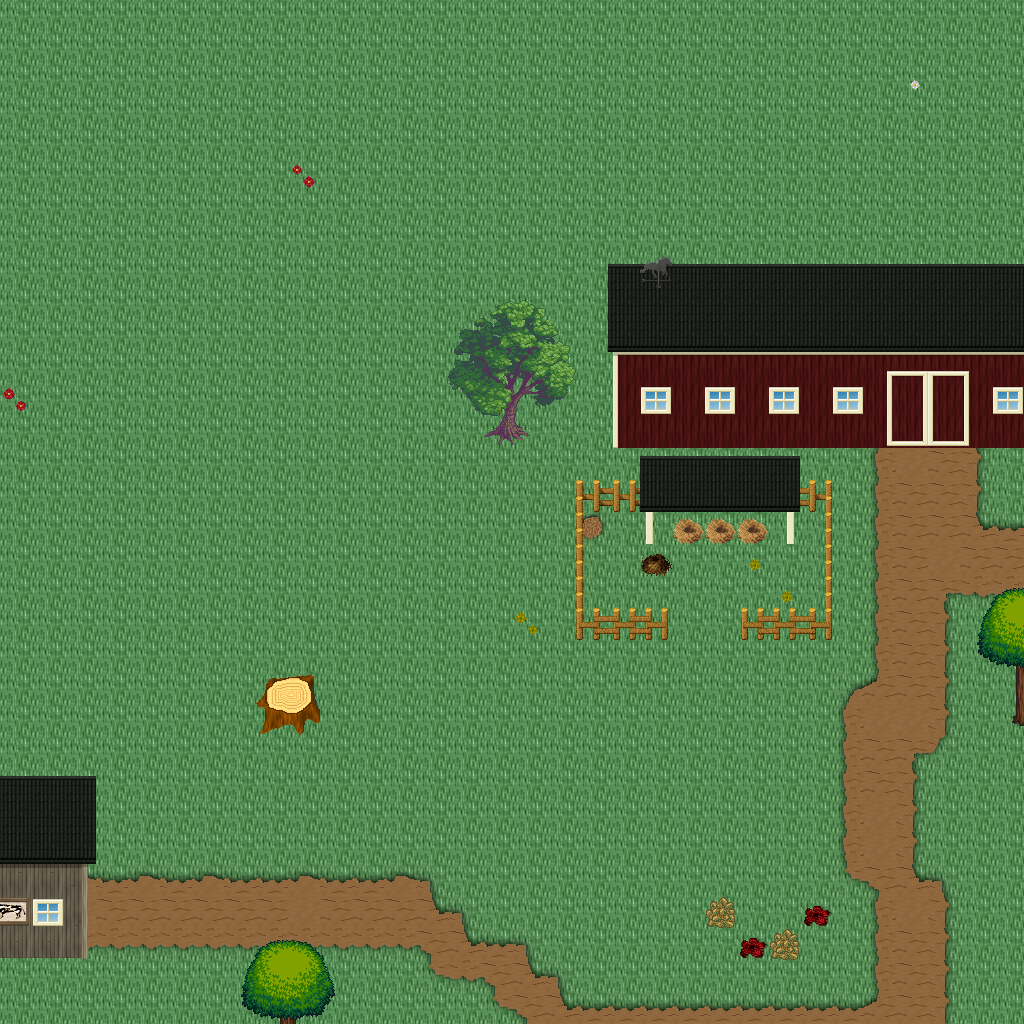

A level layout from a 2D game, rendered from its tile map. Below: a short description, then the map file with tile-grid data replaced by summaries:
An orthogonal 32x32 tile map with 32x32 px tiles, 5 tile layers (Ground, Objects, Objects2, Above, ...), 1 hidden layer not drawn, 49 tilesets.

<map version="1.10" tiledversion="1.11.0" orientation="orthogonal" renderorder="right-down" width="32" height="32" tilewidth="32" tileheight="32" infinite="0" nextlayerid="11" nextobjectid="1">
 <tileset firstgid="1" name="ground_ground" tilewidth="32" tileheight="32" tilecount="33" columns="3">
  <image source="../drawable/ground_ground.png" width="96" height="352" />
 </tileset>
 <tileset firstgid="34" name="building_wall_old_wood" tilewidth="32" tileheight="32" tilecount="9" columns="3">
  <image source="../drawable/building_wall_old_wood.png" width="96" height="96" />
 </tileset>
 <tileset firstgid="43" name="building_fence_fence_wooden" tilewidth="32" tileheight="32" tilecount="12" columns="3">
  <image source="../drawable/building_fence_fence_wooden.png" width="96" height="128" />
 </tileset>
 <tileset firstgid="55" name="building_fence_fence_chunky" tilewidth="32" tileheight="32" tilecount="21" columns="3">
  <image source="../drawable/building_fence_fence_chunky.png" width="96" height="224" />
 </tileset>
 <tileset firstgid="76" name="plant_stump_stump_brown" tilewidth="32" tileheight="32" tilecount="4" columns="2">
  <image source="../drawable/plant_stump_stump_brown.png" width="64" height="64" />
 </tileset>
 <tileset firstgid="80" name="ground_earth_edges" tilewidth="32" tileheight="32" tilecount="18" columns="6">
  <image source="../drawable/ground_earth_edges.png" width="192" height="96" />
 </tileset>
 <tileset firstgid="98" name="ground_grass_corners" tilewidth="32" tileheight="32" tilecount="24" columns="6">
  <image source="../drawable/ground_grass_corners.png" width="192" height="128" />
 </tileset>
 <tileset firstgid="122" name="ground_grass_edges" tilewidth="32" tileheight="32" tilecount="36" columns="12">
  <image source="../drawable/ground_grass_edges.png" width="384" height="96" />
 </tileset>
 <tileset firstgid="158" name="plant_tree_apple_tree" tilewidth="32" tileheight="32" tilecount="9" columns="3">
  <image source="../drawable/plant_tree_apple_tree.png" width="96" height="96" />
 </tileset>
 <tileset firstgid="167" name="plant_tree_chestnut_tree" tilewidth="32" tileheight="32" tilecount="20" columns="4">
  <image source="../drawable/plant_tree_chestnut_tree.png" width="128" height="160" />
 </tileset>
 <tileset firstgid="187" name="plant_tree_crack_willow" tilewidth="32" tileheight="32" tilecount="20" columns="4">
  <image source="../drawable/plant_tree_crack_willow.png" width="128" height="160" />
 </tileset>
 <tileset firstgid="207" name="furniture_chair_bench_iron" tilewidth="32" tileheight="32" tilecount="4" columns="2">
  <image source="../drawable/furniture_chair_bench_iron.png" width="64" height="64" />
 </tileset>
 <tileset firstgid="211" name="furniture_chair_bench_iron_reverse" tilewidth="32" tileheight="32" tilecount="4" columns="2">
  <image source="../drawable/furniture_chair_bench_iron_reverse.png" width="64" height="64" />
 </tileset>
 <tileset firstgid="215" name="object_hay_cart" tilewidth="32" tileheight="32" tilecount="1" columns="1">
  <image source="../drawable/object_hay_cart.png" width="32" height="32" />
 </tileset>
 <tileset firstgid="216" name="building_wall_walls_siding" tilewidth="32" tileheight="32" tilecount="16" columns="4">
  <image source="../drawable/building_wall_walls_siding.png" width="128" height="128" />
 </tileset>
 <tileset firstgid="232" name="building_roof_brown" tilewidth="32" tileheight="32" tilecount="20" columns="5">
  <image source="../drawable/building_roof_brown.png" width="160" height="128" />
 </tileset>
 <tileset firstgid="252" name="building_door_door" tilewidth="32" tileheight="32" tilecount="6" columns="3">
  <image source="../drawable/building_door_door.png" width="96" height="64" />
 </tileset>
 <tileset firstgid="258" name="item_tools" tilewidth="32" tileheight="32" tilecount="9" columns="3">
  <image source="../drawable/item_tools.png" width="96" height="96" />
 </tileset>
 <tileset firstgid="267" name="ground_cobbled_paving" tilewidth="32" tileheight="32" tilecount="1" columns="1">
  <image source="../drawable/ground_cobbled_paving.png" width="32" height="32" />
 </tileset>
 <tileset firstgid="268" name="item_bazaar_produce" tilewidth="32" tileheight="32" tilecount="4" columns="2">
  <image source="../drawable/item_bazaar_produce.png" width="64" height="64" />
 </tileset>
 <tileset firstgid="272" name="item_sacks" tilewidth="32" tileheight="32" tilecount="2" columns="2">
  <image source="../drawable/item_sacks.png" width="64" height="32" />
 </tileset>
 <tileset firstgid="274" name="building_barnyard" tilewidth="32" tileheight="32" tilecount="200" columns="8">
  <image source="../drawable/building_barnyard.png" width="256" height="800" />
 </tileset>
 <tileset firstgid="474" name="plant_flower_planted_containers" tilewidth="32" tileheight="32" tilecount="16" columns="4">
  <image source="../drawable/plant_flower_planted_containers.png" width="128" height="128" />
 </tileset>
 <tileset firstgid="490" name="furniture_chair_wooden_rustic" tilewidth="32" tileheight="32" tilecount="8" columns="4">
  <image source="../drawable/furniture_chair_wooden_rustic.png" width="128" height="64" />
 </tileset>
 <tileset firstgid="498" name="furniture_table_brick_base" tilewidth="32" tileheight="32" tilecount="3" columns="3">
  <image source="../drawable/furniture_table_brick_base.png" width="96" height="32" />
 </tileset>
 <tileset firstgid="501" name="building_stairs_wooden_stairs" tilewidth="32" tileheight="32" tilecount="9" columns="3">
  <image source="../drawable/building_stairs_wooden_stairs.png" width="96" height="96" />
 </tileset>
 <tileset firstgid="510" name="plant_tree_maple_tree" tilewidth="32" tileheight="32" tilecount="72" columns="8">
  <image source="../drawable/plant_tree_maple_tree.png" width="256" height="288" />
 </tileset>
 <tileset firstgid="582" name="building_decoration_chimney_big" tilewidth="32" tileheight="32" tilecount="2" columns="1">
  <image source="../drawable/building_decoration_chimney_big.png" width="32" height="64" />
 </tileset>
 <tileset firstgid="584" name="logic_item_corn" tilewidth="32" tileheight="32" tilecount="5" columns="5">
  <image source="../drawable/logic_item_corn.png" width="160" height="32" />
 </tileset>
 <tileset firstgid="589" name="logic_collision" tilewidth="32" tileheight="32" tilecount="1" columns="1">
  <image source="../drawable/logic_collision.png" width="32" height="32" />
 </tileset>
 <tileset firstgid="590" name="plant_bush_bushes" tilewidth="32" tileheight="32" tilecount="10" columns="5">
  <image source="../drawable/plant_bush_bushes.png" width="160" height="64" />
 </tileset>
 <tileset firstgid="600" name="logic_item_vegetable" tilewidth="32" tileheight="32" tilecount="16" columns="8">
  <image source="../drawable/logic_item_vegetable.png" width="256" height="64" />
 </tileset>
 <tileset firstgid="616" name="plant_flower_daisy_blue" tilewidth="32" tileheight="32" tilecount="8" columns="2">
  <image source="../drawable/plant_flower_daisy_blue.png" width="64" height="128" />
 </tileset>
 <tileset firstgid="624" name="plant_flower_daisy_red" tilewidth="32" tileheight="32" tilecount="8" columns="2">
  <image source="../drawable/plant_flower_daisy_red.png" width="64" height="128" />
 </tileset>
 <tileset firstgid="632" name="plant_flower_daisy_white" tilewidth="32" tileheight="32" tilecount="8" columns="2">
  <image source="../drawable/plant_flower_daisy_white.png" width="64" height="128" />
 </tileset>
 <tileset firstgid="640" name="plant_flower_daisy_yellow" tilewidth="32" tileheight="32" tilecount="8" columns="2">
  <image source="../drawable/plant_flower_daisy_yellow.png" width="64" height="128" />
 </tileset>
 <tileset firstgid="648" name="plant_tree_tree_darkgreen" tilewidth="32" tileheight="32" tilecount="88" columns="8">
  <image source="../drawable/plant_tree_tree_darkgreen.png" width="256" height="352" />
 </tileset>
 <tileset firstgid="736" name="logic_creature_animal" tilewidth="32" tileheight="32" tilecount="32" columns="8">
  <image source="../drawable/logic_creature_animal.png" width="256" height="128" />
 </tileset>
 <tileset firstgid="768" name="logic_creature_rodent" tilewidth="32" tileheight="32" tilecount="8" columns="8">
  <image source="../drawable/logic_creature_rodent.png" width="256" height="32" />
 </tileset>
 <tileset firstgid="776" name="logic_creature_farm_animal" tilewidth="32" tileheight="32" tilecount="16" columns="8">
  <image source="../drawable/logic_creature_farm_animal.png" width="256" height="64" />
 </tileset>
 <tileset firstgid="792" name="ground_green_paving" tilewidth="32" tileheight="32" tilecount="18" columns="3">
  <image source="../drawable/ground_green_paving.png" width="96" height="192" />
 </tileset>
 <tileset firstgid="810" name="logic_protection" tilewidth="32" tileheight="32" tilecount="2" columns="2">
  <image source="../drawable/logic_protection.png" width="64" height="32" />
 </tileset>
 <tileset firstgid="812" name="item_hen_nest" tilewidth="32" tileheight="32" tilecount="1" columns="1">
  <image source="../drawable/item_hen_nest.png" width="32" height="32" />
 </tileset>
 <tileset firstgid="813" name="logic_item_dairy" tilewidth="32" tileheight="32" tilecount="1" columns="1">
  <image source="../drawable/logic_item_dairy.png" width="32" height="32" />
 </tileset>
 <tileset firstgid="814" name="light_door_light_ew" tilewidth="32" tileheight="32" tilecount="18" columns="6">
  <image source="../drawable/light_door_light_ew.png" width="192" height="96" />
 </tileset>
 <tileset firstgid="832" name="light_door_light" tilewidth="32" tileheight="32" tilecount="12" columns="3">
  <image source="../drawable/light_door_light.png" width="96" height="128" />
 </tileset>
 <tileset firstgid="844" name="item_firewood" tilewidth="32" tileheight="32" tilecount="12" columns="3">
  <image source="../drawable/item_firewood.png" width="96" height="128" />
 </tileset>
 <tileset firstgid="856" name="furniture_sink_manger" tilewidth="32" tileheight="32" tilecount="18" columns="6">
  <image source="../drawable/furniture_sink_manger.png" width="192" height="96" />
 </tileset>
 <tileset firstgid="874" name="logic_creature_fowl" tilewidth="32" tileheight="32" tilecount="6" columns="6">
  <image source="../drawable/logic_creature_fowl.png" width="192" height="32" />
 </tileset>
 <layer id="1" name="Ground" width="32" height="32">
  <data>[1024 cells, 1024 non-empty, 3 distinct tile ids]</data>
 </layer>
 <layer id="2" name="Objects" width="32" height="32">
  <data>[1024 cells, 198 non-empty, 49 distinct tile ids]</data>
 </layer>
 <layer id="3" name="Objects2" width="32" height="32">
  <data>[1024 cells, 26 non-empty, 19 distinct tile ids]</data>
 </layer>
 <layer id="4" name="Above" width="32" height="32">
  <data>[1024 cells, 92 non-empty, 37 distinct tile ids]</data>
 </layer>
 <layer id="5" name="Above2" width="32" height="32">
  <data>[1024 cells, 1 non-empty, 1 distinct tile ids]</data>
 </layer>
 <layer id="6" name="Walkable" width="32" height="32" visible="0">
  <data>[1024 cells, 97 non-empty, 1 distinct tile ids]</data>
 </layer>
 <objectgroup id="7" name="Mapevents" />
 <objectgroup id="8" name="Spawn" />
 <objectgroup id="9" name="Keys" />
 <objectgroup id="10" name="Replace" />
</map>
